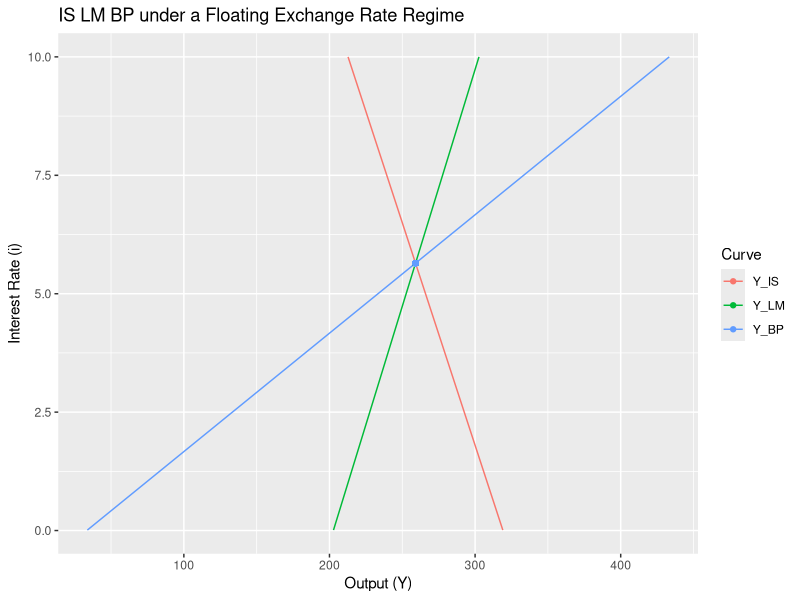

Here is the R script that generated this plot:
#Import required libraries
#make sure to have installed
library("reshape2")
library("ggplot2")

# Fixed exchange rate

#define variables
a_0 <- 80 # autonomous consumption
a_1 <- 0.8 # marginal propensity to consume
i_0 <- 25 # autonomous private investment
i_1 <- -5 # marginal propensity to invest
g_0 <- 40 # government expenditure
x_0 <- 25 # autonomous level of exports
m_0 <- 20 # autonomous level of imports
m_1 <- 0.15 # marginal propensity to import
t_rate <- 0.15 # Tax rate
c_1 <- (a_0+i_0+g_0+x_0-m_0) # autonomous values
c_2 <- (1-a_1*(1-t_rate)+m_1) # marginal values
l_1 <- 0.5 # liquidity function for motive 1
l_2 <- -5 # liquidity function for motive 2
k_prm <- 6 # increase in financial account (function of the interest rate)

# Calculate interest rate, equilibrium y, and money supply
int_rate_calc <- (((x_0-m_0)/m_1)-(c_1/c_2))/((i_1/c_2)-(k_prm/m_1))
y_calc <- ((x_0-m_0)/m_1)+(k_prm*int_rate_calc/m_1)
m_no_bar <- l_1*y_calc+l_2*int_rate_calc

print("Interest rate:")
int_rate_calc
print("Output:")
y_calc
print("Money Supply:")
m_no_bar

#Create empty dataframe with 1000 rows
obs <- c(seq(1,1000,by=1))
IS_LM_BP <- data.frame(obs)
head(IS_LM_BP)

#Generate Data
IS_LM_BP["int_rate_s"] <- IS_LM_BP["obs"]/100
IS_LM_BP["Y_IS"] <- (c_1/c_2)+(i_1*IS_LM_BP["int_rate_s"]/c_2)
IS_LM_BP["Y_LM"] <- (m_no_bar/l_1)-(l_2*IS_LM_BP["int_rate_s"]/l_1)
IS_LM_BP["Y_BP"] <- ((x_0-m_0)/m_1)+(k_prm*IS_LM_BP["int_rate_s"]/m_1)

#Drop obs cols
IS_LM_BP <- IS_LM_BP[-c(1)]
head(IS_LM_BP)

#Generate Equilibrium levels
print("Equilibrium level of output from the IS curve:")
y_is = (c_1/c_2)+(i_1*int_rate_calc/c_2)
y_is

print("Equilibrium level of output from the LM curve")
y_lm = (m_no_bar/l_1)-(l_2*int_rate_calc/l_1)
y_lm

print("Equilibrium level of output from the BP curve")
y_bp = ((x_0-m_0)/m_1)+(k_prm*int_rate_calc/m_1)
y_bp

#reshape df 
df <- melt(IS_LM_BP, id="int_rate_s")
head(df,10)

#plot IS LM BP
ggplot(data=df, aes(x=value,y=int_rate_s, color=variable))+
  geom_line() +
  geom_point(x=y_is,y=int_rate_calc) +
  labs(title="IS LM BP under a Floating Exchange Rate Regime",x="Output (Y)",y="Interest Rate (i)",colour="Curve")
  
str(df)
summary(df)
summary(df["int_rate_s"])
names(df)
